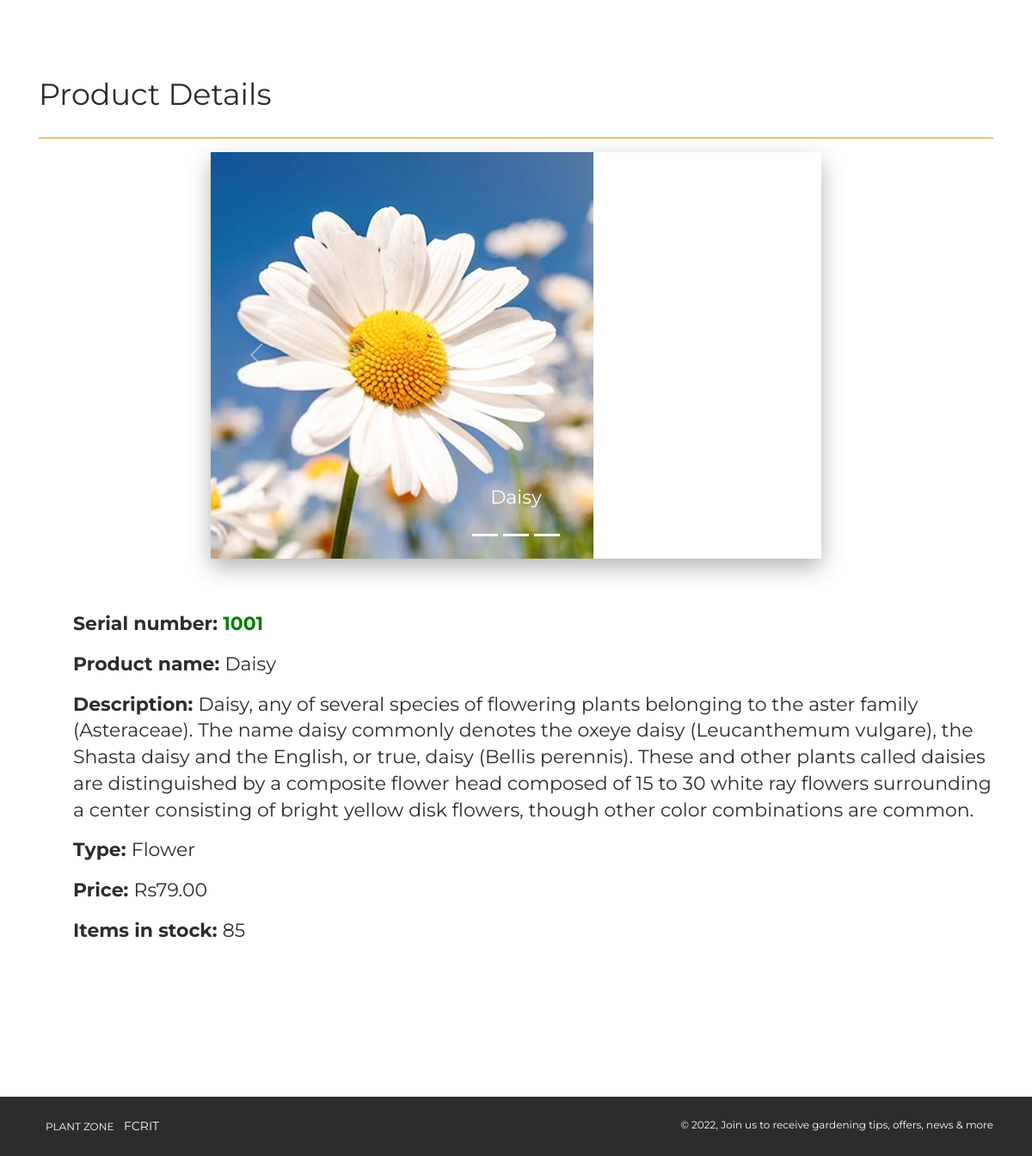
/pages/product_details.php?prod_id=20, run on the app's committed database.
### tables this page shows
CREATE TABLE `products` (
  `prod_id` int(11) NOT NULL,
  `prod_name` varchar(50) NOT NULL,
  `prod_desc` varchar(500) NOT NULL,
  `prod_qty` int(11) NOT NULL,
  `prod_cost` decimal(10,2) NOT NULL,
  `prod_price` decimal(10,2) NOT NULL,
  `category` varchar(100) NOT NULL,
  `supplier` varchar(100) NOT NULL,
  `prod_serial` varchar(50) NOT NULL,
  `prod_pic1` varchar(500) NOT NULL,
  `prod_pic2` varchar(500) NOT NULL,
  `prod_pic3` varchar(500) NOT NULL
);

### pages/product_details.php (the view, shortened to what this page needs)
<!DOCTYPE html>
<html lang="en">
<head>
    <link rel="stylesheet" href="https://maxcdn.bootstrapcdn.com/font-awesome/latest/css/font-awesome.min.css" />
    <link href="../assets/css/bootstrap.min.css" rel="stylesheet" />
    <link href="../assets/css/now-ui-kit.css?v=1.1.0" rel="stylesheet" />
    <link href="../assets/css/demo.css" rel="stylesheet" />
</head>
<body class="index-page sidebar-collapse">
<div class="wrapper">
<br>
<div class="main">
    <div class="section section-basic">
    <div class="section" id="carousel">
        <div class="container">
            <h2>Product Details</h2><hr color="orange">
            <div class="col-md-12">
                <div class="row justify-content-center">
                    <div class="col-8">
<?php
    include('../config/dbconn.php');
    $prod_id=$_GET['prod_id'];
    $query = "SELECT * FROM products WHERE prod_id='$prod_id'";
    $result = mysqli_query($dbconn,$query);
    while($res = mysqli_fetch_array($result)) {
?>
                <div id="carouselExampleIndicators" class="carousel slide" data-ride="carousel">
                    <ol class="carousel-indicators">
                        <li data-target="#carouselExampleIndicators" data-slide-to="0" class="active"></li>
                        <li data-target="#carouselExampleIndicators" data-slide-to="1" class="active"></li>
                        <li data-target="#carouselExampleIndicators" data-slide-to="2" class="active"></li>
                    </ol>
                    <div class="carousel-inner" role="listbox">
                        <div class="carousel-item active">
                            <?php if($res['prod_pic1'] != ""): ?>
                            <img class="d-block" src="../uploads/<?php echo $res['prod_pic1']; ?>" alt="First slide">
                            <?php else: ?>
                            <img src="../uploads/default.png">
                            <?php endif; ?>
                            <div class="carousel-caption d-none d-md-block">
                                <h5><?php echo $res['prod_name']; ?></h5>
                            </div>
                        </div>
                    </div>
                    <a class="carousel-control-prev" href="#carouselExampleIndicators" role="button" data-slide="prev">
                        <i class="now-ui-icons arrows-1_minimal-left"></i>
                    </a>
                    <a class="carousel-control-next" href="#carouselExampleIndicators" role="button" data-slide="next">
                        <i class="now-ui-icons arrows-1_minimal-right"></i>
                    </a>
                    </div>
                </div>
            </div>
        </div>
        <h5><br><br>
        <ul><b>Serial number:
        <span style="color:green;"><?php echo $res['prod_serial']; ?></span></b>
        </ul>
        <ul><b>Product name: </b>
        <?php echo $res['prod_name']; ?>
        </ul>
        <ul><b>Description: </b>
        <?php echo $res['prod_desc']; ?>
        </ul>
        <ul><b>Type: </b>
        <?php echo $res['category']; ?>
        </ul>
        <ul><b>Price: </b>
        <?php echo 'Rs'.$res['prod_price'].''; ?>
        </ul>
        <ul>
        <?php  $prod_qty=$res['prod_qty'];?>
        <?php
        if ($prod_qty==0){
        ?>
         <span style="color:red;">Product Sold Out!</span>
         <?php
        }else{
       ?>
       <b>Items in stock: </b><?php echo $res['prod_qty'];?>
       </ul>
       <?php
    }
?>
        <?php }?>
        </h5>
    </div>
</div>
        <br>
       </div>
        </div>
    </div>
 <footer class="footer" data-background-color="black">
            <div class="container">
                <nav>
                    <ul>
                        <li>
                            <a href="" target="_blank">
                               Plant Zone
                            </a>
                        </li>
                        <li>
                            FCRIT
                        </li>
                    </ul>
                </nav>
                <div class="copyright">
                    &copy;
                    , Join us to receive gardening tips, offers, news & more
                </div>
            </div>
        </footer>
</body>
</html>

### assets/css/demo.css (style rules this page uses)
.section-basic { padding-top: 0; }

### data on the page
products: prod_pic1 (picture), prod_name "Daisy", prod_serial "1001", prod_desc "Daisy, any of several species of flowering plants belonging to the aster family (Asteraceae). The name daisy commonly denotes the oxeye daisy (Leucanthemum vulgare), the Shasta daisy and the English, or true, daisy (Bellis perennis). These and other plants called daisies are distinguished by a composite flower head composed of 15 to 30 white ray flowers surrounding a center consisting of bright yellow disk flowers, though other color combinations are common.", category "Flower", prod_price "79.00", prod_qty "85"
